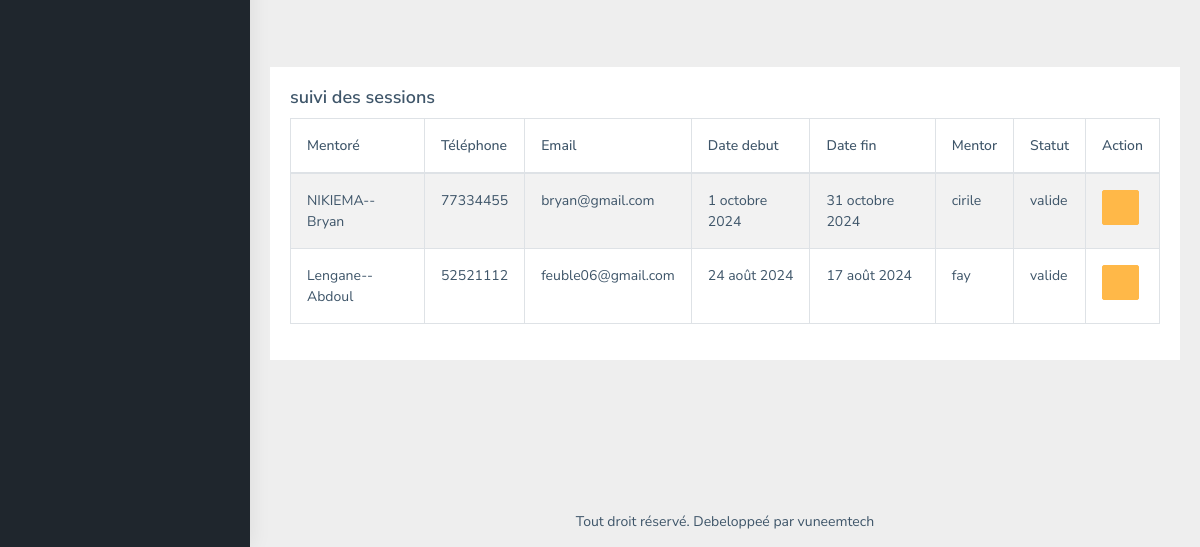
Page /tableau_de_bord/ (lower part) on the earlier database version.
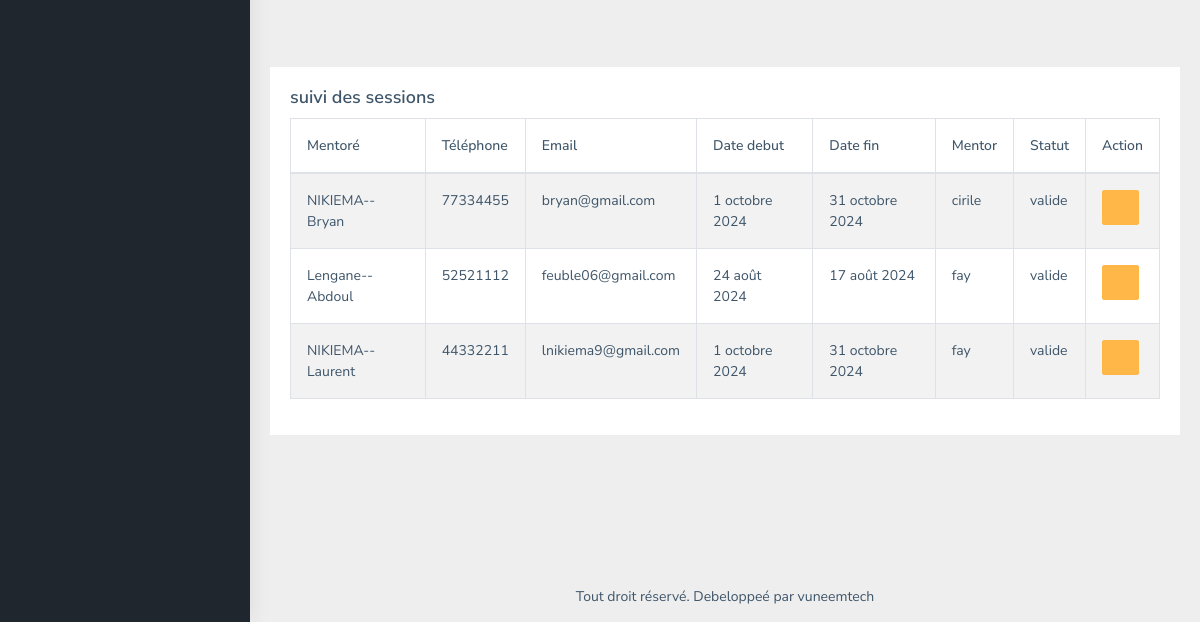
Same page on the later database version.
### mentors/models.py (models this page shows, shortened)
class Mentorat(models.Model):
    date_debut = models.DateField(null=True, blank=True)
    date_fin = models.DateField(null=True, blank=True)
    demandeur = models.ForeignKey(Profiles, related_name='demandes_mentorat', on_delete=models.CASCADE, blank=True, null=True)
    mentor = models.ForeignKey(Profiles, related_name='mentorats', on_delete=models.CASCADE, blank=True, null=True)
    statut = models.ForeignKey(Mentorat_Statut, on_delete=models.CASCADE, blank=True, null=True)
    created = models.DateField(auto_now_add=True, null=True)
    modified = models.DateField(auto_now=True, null=True)
    def __str__(self):
        return f'Mentorat Entre {self.demandeur} et {self.mentor} (Status: {self.statut})'

class Profiles(models.Model):
    user = models.OneToOneField(User, blank=True, null=True, on_delete=models.CASCADE)
    telephone = models.CharField(max_length=20, blank=True, null=True, verbose_name='Téléphone')
    niveau = models.ForeignKey(Niveau_formation, blank=True, null=True, on_delete=models.CASCADE)
    can_be_mentor = models.BooleanField(default=False, verbose_name="Peut etre mentor?")
    commune = models.ForeignKey(Communes, blank=True, null=True, on_delete=models.CASCADE)
    village = models.CharField(max_length=20, blank=True, null=True)
    domaine = models.ForeignKey(CategorieFormation, blank=True, null=True, on_delete=models.CASCADE)
    etablissement = models.ForeignKey(Etablissement, blank=True, null=True, on_delete=models.CASCADE)
    profile = models.TextField(blank=True, null=True)
    confirm_experience_mentore = models.CharField(max_length=200, blank=True, null=True)
    profile_mentorat = models.TextField(blank=True,null=True)
    objectif_terme = models.TextField(blank=True,null=True)
    objectif = models.TextField(blank=True,null=True)
    confirm_mentore = models.CharField(max_length=200, blank=True, null=True)
    poste_mentor = models.TextField(blank=True,null=True)
    secteur_mentor = models.TextField(blank=True,null=True)
    confirm_experience_mentor = models.CharField(max_length=200, blank=True, null=True)
    confirm_formation_mentore = models.CharField(max_length=200, blank=True, null=True)
    type_mentorat = models.ForeignKey(Typementorat, blank=True, null=True, on_delete=models.CASCADE)
    photo = models.FileField(upload_to='profile/', null=True, blank=True)
    ojectif_academique = models.ForeignKey(Objectif_Accademique, blank=True, null=True, on_delete=models.CASCADE)
    cannaux = models.ForeignKey(Cannaux_Communication, blank=True, null=True, on_delete=models.CASCADE, verbose_name='Quel canal de communication préférez vous pour echanger avec le mentor')
    frequesce = models.ForeignKey(Frequence_Echange, blank=True, null=True, on_delete=models.CASCADE, verbose_name='A quelle fréquence vous vous echangez avec le mentor?')
    connaissance = models.ForeignKey(Cannaux_Connaissance, blank=True, null=True, on_delete=models.CASCADE, verbose_name='Comment avez vous connu MEntorMe')
    attente = models.TextField(blank=True, null=True)
    total_time_on_platform = models.DurationField(default=timezone.timedelta())
    last_login = models.DateTimeField(blank=True, null=True)
    created = models.DateField(auto_now_add=True)
    modified = models.DateField(auto_now=True)
    IMAGE_MAX_SIZE = (50, 50)
    def __str__(self):
        return self.user.username

class Mentorat_Statut(models.Model):
    statut = models.CharField(max_length=200, blank=True, null=True)
    created = models.DateField(auto_now_add=True, null=True)
    modified = models.DateField(auto_now=True, null=True)
    def __str__(self):
        return self.statut

### mentors/views.py (the view)
# urls.py: path('tableau_de_bord/', views.boad, name='boad'),
def boad(request):
    users = User.objects.all().count()
    demandes = Adession.objects.all()
    users_profiles = Profiles.objects.filter(user__groups__name='utilisateurs')
    mentorslists = Profiles.objects.filter(user__groups__name='mentors')
    mentors = User.objects.filter(groups__name='mentors').count()
    mentores = User.objects.filter(groups__name='utilisateurs').count()
    mentor_group = Group.objects.get(name='mentors')
    user_group = Group.objects.get(name='utilisateurs')
    sansmentores = User.objects.exclude(is_superuser=True).exclude(groups=mentor_group).exclude(groups=user_group).count()
    superadmins = User.objects.filter(is_superuser=True).count()
    derniere_minute = 1
    temps_limite = timezone.now() - timezone.timedelta(minutes=derniere_minute)
    sessions_actives = Session.objects.filter(expire_date__gte=temps_limite)
    ids_utilisateurs_connectes = [session.get_decoded().get('_auth_user_id') for session in sessions_actives if session.get_decoded().get('_auth_user_id') is not None]
    utilisateurs_connectes = User.objects.filter(id__in=ids_utilisateurs_connectes)
    nombre_utilisateurs_connectes = utilisateurs_connectes.count()
    demandes_mentorats = Mentorat.objects.all().order_by('-id')
    sessions = demandes_mentorats.filter(statut__statut='valide')
    activities_by_session = {}
    for session in sessions:
        activities = ActiviteMentorat.objects.filter(mentorat=session)
        activities_by_session[session.id] = activities
    context = {
               "users_profiles":users_profiles,
               "mentorslists":mentorslists,
               "utilisateurs_connectes":utilisateurs_connectes,
               "nombre_utilisateurs_connectes":nombre_utilisateurs_connectes,
               "superadmins":superadmins, "sansmentores":sansmentores,
               "mentores":mentores, "mentors":mentors,
               "users":users,
               "demandes":demandes,
               "demandes_mentorats":demandes_mentorats,
               "sessions":sessions,
               "activities_by_session": activities_by_session
               }
    return render(request, 'mentors/dashboard/boad.html', context)

### mentors/models.py (called while the page is built)
    def __str__(self):
        return self.nom_commune

    def __str__(self):
        return self.libelle

    def __str__(self):
        return self.libelle

    def __str__(self):
        return self.libelle

    def __str__(self):
        return self.libelle

    def __str__(self):
        return self.libelle

    def __str__(self):
        return self.libelle

    def __str__(self):
        return self.libelle

    def __str__(self):
        return self.libelle

### mentors/templates/mentors/dashboard/boad.html (shortened to what this page needs)
{% extends "mentors/dashboard/base.html" %}
{% load static %}
{% block 'content' %}
        <div class="page-wrapper">
            <div class="container-fluid mb-5">
                <div class="row mb-5">
                    <div class="col-md-12">
                    </div>
                </div>
                <div class="row mb-5">
                    <div class="col-md-12">
                        <div class="card">
                            <div class="card-body">
                                <div class="d-md-flex align-items-center">
                                    <div>
                                        <h4 class="card-title">suivi des sessions</h4>
                                    </div>
                                </div>
                                <div class="row">
                                    <div class="col-lg-12">
                                        <div class="table-responsive">
                                            <table id="mentorat" class="table table-striped table-bordered">
                                                <thead>
                                                    <tr>
                                                        <th>Mentoré</th>
                                                        <th>Téléphone</th>
                                                        <th>Email</th>
                                                        <th>Date debut</th>
                                                        <th>Date fin</th>
                                                        <th>Mentor</th>
                                                        <th>Statut</th>
                                                        <th>Action</th>
                                                    </tr>
                                                </thead>
                                                <tbody>
                                                    {% for data in sessions %}
                                                    <tr>
                                                        <td>{{data.demandeur.user.last_name}}--{{data.demandeur.user.first_name}}</td>
                                                        <td>{{data.demandeur.telephone}}</td>
                                                        <td>{{data.demandeur.user.email}}</td>
                                                        <td>{{data.date_debut}}</td>
                                                        <td>{{data.date_fin}}</td>
                                                        <td>{{data.mentor}}</td>
                                                        <td>{{data.statut}}</td>
                                                        <td>
                                                            <a type="button" class="btn btn-warning" data-toggle="modal" data-target="#mentoratModal{{data.id}}"><i class="fa fa-eye"></i></a>
                                                        </td>
                                                    </tr>
                                                    {% endfor %}
                                                </tbody>
                                            </table>
                                        </div>
                                    </div>
                                </div>
                            </div>
                        </div>
                    </div>
                </div>
            </div>
            <footer class="footer text-center">
                Tout droit réservé. Debeloppeé par vuneemtech
            </footer>
        </div>
{% endblock 'content' %}

### mentors/templates/mentors/dashboard/base.html (shortened to what this page needs)
{% load static %}
<!DOCTYPE html>
<html dir="ltr" lang="en">
<head>
    <link href="dashboard/css/float-chart.css" rel="stylesheet">
    <link href="dashboard/css/style.min.css" rel="stylesheet">
    <link href="dashboard/css/custom.css" rel="stylesheet">
    <link href="{% static 'dashboard/css/bootstrap.min.css' %}" rel="stylesheet"/>
    <link href="{% static 'dashboard/css/animation.css' %}" rel="stylesheet"/>
    <link href="{% static 'dashboard/css/asColorPicker.min.css' %}" rel="stylesheet"/>
    <link href="{% static 'dashboard/css/fullcalendar.min.css' %}" rel="stylesheet"/>
    <link href="{% static 'dashboard/css/calendar.css' %}" rel="stylesheet"/>
    <link href="{% static 'dashboard/css/dataTables.bootstrap4.min.css' %}" rel="stylesheet"/>
    <link href="{% static 'dashboard/css/fontawesome-all.min.css' %}" rel="stylesheet"/>
    <link href="{% static 'dashboard/css/jquery.gritter.css' %}" rel="stylesheet"/>
    <link href="{% static 'dashboard/css/jquery.minicolors.css' %}" rel="stylesheet"/>
    <link href="{% static 'dashboard/css/jquery.steps.css' %}" rel="stylesheet"/>
    <link href="{% static 'dashboard/css/magnific-popup.css' %}" rel="stylesheet"/>
    <link href="{% static 'dashboard/css/materialdesignicons.min.css' %}" rel="stylesheet"/>
    <link href="{% static 'dashboard/css/multicheck.css' %}" rel="stylesheet"/>
    <link href="{% static 'dashboard/css/perfect-scrollbar.min.css' %}" rel="stylesheet"/>
    <link href="{% static 'dashboard/css/quill.core.css' %}" rel="stylesheet"/>
    <link href="{% static 'dashboard/css/quill.snow.css' %}" rel="stylesheet"/>
    <link href="{% static 'dashboard/css/select2.min.css' %}" rel="stylesheet"/>
    <link href="{% static 'dashboard/css/steps.css' %}" rel="stylesheet"/>
    <link href="{% static 'dashboard/css/themify-icons.css' %}" rel="stylesheet"/>
    <link href="{% static 'dashboard/css/toastr.min.css' %}" rel="stylesheet"/>
    <link href="{% static 'dashboard/css/weather-icons.css' %}" rel="stylesheet"/>
    <link href="{% static 'dashboard/css/weather-icons.min.css' %}" rel="stylesheet"/>
    <link href="{% static 'dashboard/css/float-chart.css' %}" rel="stylesheet"/>
    <link href="{% static 'dashboard/css/style.min.css' %}" rel="stylesheet"/>
    <link href="{% static 'dashboard/css/custom.css' %}" rel="stylesheet"/>
    <link href="https://cdn.datatables.net/2.0.8/css/dataTables.dataTables.css" rel="stylesheet"/>
    <link href="https://cdn.datatables.net/buttons/3.0.2/css/buttons.dataTables.css" rel="stylesheet"/>
</head>
<body>
    <div id="main-wrapper">
        <aside class="left-sidebar" data-sidebarbg="skin5">
            <div class="scroll-sidebar">
            </div>
        </aside>
        {% block 'content' %}
        {% endblock 'content' %}
    </div>
</body>
</html>

### static/dashboard/css/custom.css (style rules this page uses)
aside.left-sidebar { position: fixed; overflow-y: auto; }

### website/static/dashboard/css/custom.css (style rules this page uses)
aside.left-sidebar { position: fixed; overflow-y: auto; }

Differences in the rows shown:
now on this page (row edited): Mentorat: demandeur.user.last_name "NIKIEMA", demandeur.user.first_name "Laurent", demandeur.telephone "44332211", demandeur.user.email "lnikiema9@gmail.com", date_debut "1 octobre 2024", date_fin "31 octobre 2024", mentor "fay", statut "valide"
